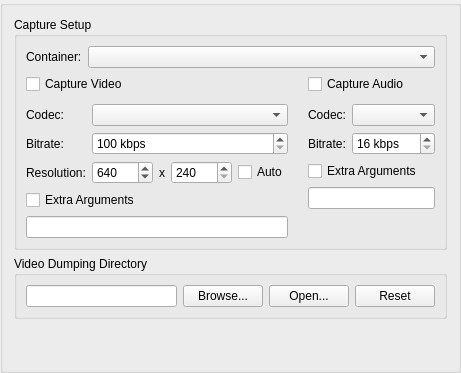
     <widget class="QGroupBox" name="recordingTab">
      <attribute name="title">
       <string>Recording</string>
      </attribute>
      <layout class="QVBoxLayout" name="recordingTabLayout">
       <item>
        <widget class="QGroupBox" name="captureTabGroupBox">
         <property name="statusTip">
          <string>capture</string>
         </property>
         <property name="title">
          <string>Capture Setup</string>
         </property>
         <layout class="QFormLayout" name="captureTabGroupBoxLayout">
          <item row="0" column="0">
           <widget class="QLabel" name="captureContainerLabel">
            <property name="text">
             <string>Container:</string>
            </property>
           </widget>
          </item>
          <item row="0" column="1">
           <widget class="QComboBox" name="captureContainer"/>
          </item>
          <item row="1" column="0" colspan="2">
           <layout class="QGridLayout" name="captureOptionLayout" columnstretch="1,1">
            <property name="horizontalSpacing">
             <number>20</number>
            </property>
            <property name="verticalSpacing">
             <number>10</number>
            </property>
            <item row="1" column="1">
             <widget class="QWidget" name="audioCaptureOptions" native="true">
              <layout class="QFormLayout" name="formLayout_10">
               <property name="leftMargin">
                <number>0</number>
               </property>
               <property name="topMargin">
                <number>0</number>
               </property>
               <property name="rightMargin">
                <number>0</number>
               </property>
               <property name="bottomMargin">
                <number>0</number>
               </property>
               <item row="0" column="0">
                <widget class="QLabel" name="audioCaptureCodecLabel">
                 <property name="text">
                  <string>Codec:</string>
                 </property>
                </widget>
               </item>
               <item row="0" column="1">
                <widget class="QComboBox" name="audioCaptureCodec"/>
               </item>
               <item row="1" column="0">
                <widget class="QLabel" name="audioCaptureBitrateLabel">
                 <property name="text">
                  <string>Bitrate:</string>
                 </property>
                </widget>
               </item>
               <item row="1" column="1">
                <widget class="QSpinBox" name="audioCaptureBitrate">
                 <property name="suffix">
                  <string> kbps</string>
                 </property>
                 <property name="minimum">
                  <number>16</number>
                 </property>
                 <property name="maximum">
                  <number>2048</number>
                 </property>
                 <property name="singleStep">
                  <number>1</number>
                 </property>
                </widget>
               </item>
               <item row="2" column="0" colspan="2">
                <widget class="QCheckBox" name="enableAudioCaptureArguments">
                 <property name="text">
                  <string>Extra Arguments</string>
                 </property>
                </widget>
               </item>
               <item row="3" column="0" colspan="2">
                <widget class="QLineEdit" name="audioCaptureArguments"/>
               </item>
              </layout>
             </widget>
            </item>
            <item row="0" column="1">
             <widget class="QCheckBox" name="enableAudioCapture">
              <property name="text">
               <string>Capture Audio</string>
              </property>
             </widget>
            </item>
            <item row="1" column="0">
             <widget class="QWidget" name="videoCaptureOptions" native="true">
              <layout class="QFormLayout" name="formLayout_6">
               <property name="leftMargin">
                <number>0</number>
               </property>
               <property name="topMargin">
                <number>0</number>
               </property>
               <property name="rightMargin">
                <number>0</number>
               </property>
               <property name="bottomMargin">
                <number>0</number>
               </property>
               <item row="0" column="0">
                <widget class="QLabel" name="videoCaptureCodecLabel">
                 <property name="text">
                  <string>Codec:</string>
                 </property>
                </widget>
               </item>
               <item row="0" column="1">
                <widget class="QComboBox" name="videoCaptureCodec"/>
               </item>
               <item row="1" column="0">
                <widget class="QLabel" name="videoCaptureBitrateLabel">
                 <property name="text">
                  <string>Bitrate:</string>
                 </property>
                </widget>
               </item>
               <item row="1" column="1">
                <widget class="QSpinBox" name="videoCaptureBitrate">
                 <property name="suffix">
                  <string extracomment="Unit that will appear next to a number. Alter the space or whatever is needed before the text depending on your language."> kbps</string>
                 </property>
                 <property name="minimum">
                  <number>100</number>
                 </property>
                 <property name="maximum">
                  <number>100000</number>
                 </property>
                 <property name="singleStep">
                  <number>100</number>
                 </property>
                </widget>
               </item>
               <item row="2" column="0">
                <widget class="QLabel" name="videoCaptureResolutionLabel">
                 <property name="text">
                  <string>Resolution:</string>
                 </property>
                </widget>
               </item>
               <item row="2" column="1">
                <layout class="QHBoxLayout" name="horizontalLayout_10" stretch="1,0,1,0">
                 <item>
                  <widget class="QSpinBox" name="videoCaptureWidth">
                   <property name="minimum">
                    <number>320</number>
                   </property>
                   <property name="maximum">
                    <number>32768</number>
                   </property>
                   <property name="singleStep">
                    <number>16</number>
                   </property>
                   <property name="value">
                    <number>640</number>
                   </property>
                  </widget>
                 </item>
                 <item>
                  <widget class="QLabel" name="xLabel">
                   <property name="text">
                    <string>x</string>
                   </property>
                  </widget>
                 </item>
                 <item>
                  <widget class="QSpinBox" name="videoCaptureHeight">
                   <property name="minimum">
                    <number>240</number>
                   </property>
                   <property name="maximum">
                    <number>32768</number>
                   </property>
                   <property name="singleStep">
                    <number>16</number>
                   </property>
                   <property name="value">
                    <number>240</number>
                   </property>
                  </widget>
                 </item>
                 <item>
                  <widget class="QCheckBox" name="videoCaptureResolutionAuto">
                   <property name="text">
                    <string>Auto</string>
                   </property>
                  </widget>
                 </item>
                </layout>
               </item>
               <item row="3" column="0" colspan="2">
                <widget class="QCheckBox" name="enableVideoCaptureArguments">
                 <property name="text">
                  <string>Extra Arguments</string>
                 </property>
                </widget>
               </item>
               <item row="4" column="0" colspan="2">
                <widget class="QLineEdit" name="videoCaptureArguments"/>
               </item>
              </layout>
             </widget>
            </item>
            <item row="0" column="0">
             <widget class="QCheckBox" name="enableVideoCapture">
              <property name="text">
               <string>Capture Video</string>
              </property>
             </widget>
            </item>
           </layout>
          </item>
         </layout>
        </widget>
       </item>
       <item>
        <widget class="QGroupBox" name="videoDumpDirectory">
         <property name="title">
          <string>Video Dumping Directory</string>
         </property>
         <layout class="QVBoxLayout" name="videoDumpDirectoryLayout">
          <item>
           <layout class="QHBoxLayout" name="videoDumpLayout">
            <item>
             <widget class="QLineEdit" name="videoDumpingDirectory"/>
            </item>
            <item>
             <widget class="QPushButton" name="videoDumpingDirectoryBrowse">
              <property name="text">
               <string>Browse...</string>
              </property>
             </widget>
            </item>
            <item>
             <widget class="QPushButton" name="videoDumpingDirectoryOpen">
              <property name="text">
               <string>Open...</string>
              </property>
             </widget>
            </item>
            <item>
             <widget class="QPushButton" name="videoDumpingDirectoryReset">
              <property name="text">
               <string>Reset</string>
              </property>
             </widget>
            </item>
           </layout>
          </item>
         </layout>
        </widget>
       </item>
       <item>
        <spacer name="verticalSpacer_6">
         <property name="orientation">
          <enum>Qt::Orientation::Vertical</enum>
         </property>
         <property name="sizeHint" stdset="0">
          <size>
           <width>20</width>
           <height>40</height>
          </size>
         </property>
        </spacer>
       </item>
      </layout>
     </widget>
